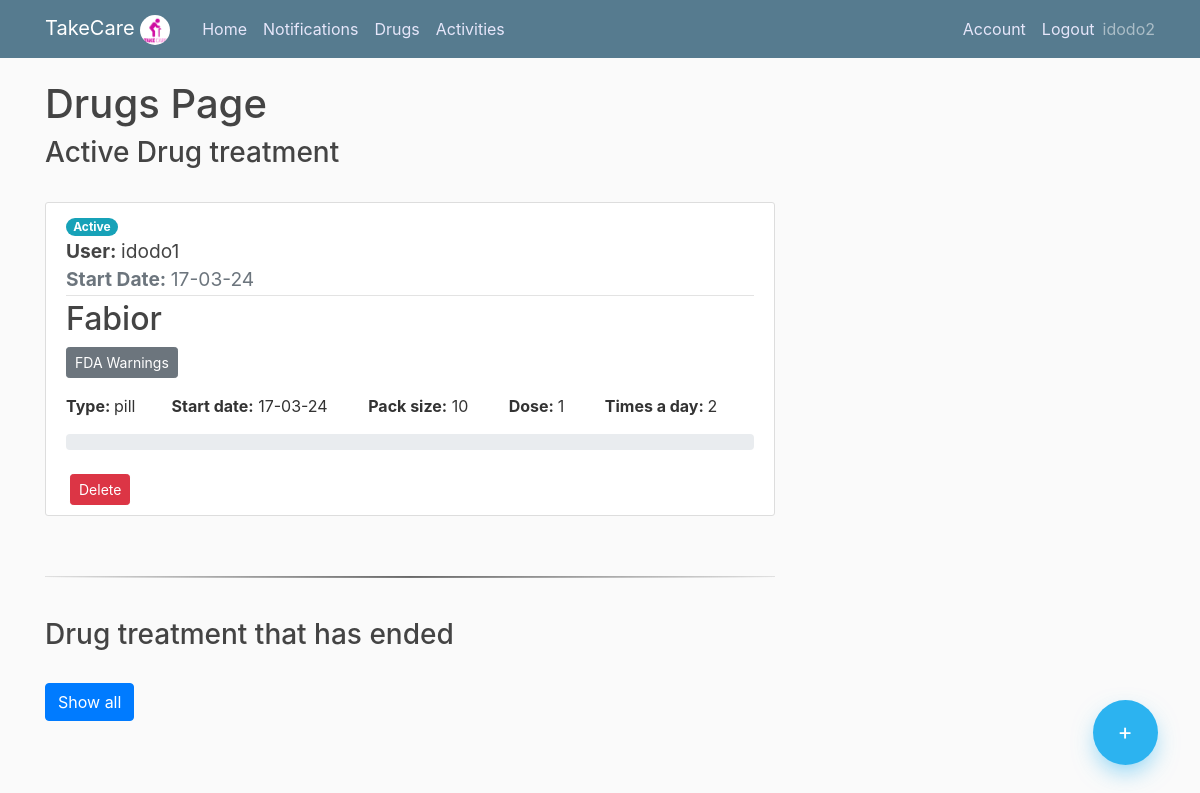
The app's page /drugs (signed in) with its own data.
### app/models.py (models this page shows, shortened)
class User(db.Model, UserMixin):
    id = db.Column(db.Integer, primary_key=True)
    username = db.Column(db.String(20), unique=True,nullable=False)
    email = db.Column(db.String(100), unique=True,nullable=False)
    image_file = db.Column(db.String(100),nullable=False,default='default.jpg')
    password= db.Column(db.String(60),nullable=False)
    ElderlyUser = db.relationship('Elderlyuser',backref='creator',lazy=True )
    Notifications = db.relationship('Notification',backref='creator',lazy=True )
    Drugs = db.relationship('Drug',backref='creator',lazy=True )

class Drug(db.Model):
    id = db.Column(db.Integer, primary_key=True)
    name = db.Column(db.String(150),nullable=False)
    type = db.Column(db.Text,nullable=False)
    dose = db.Column(db.Integer,nullable=False)
    timesaday = db.Column(db.Integer,nullable=False)
    taketime= db.Column(db.Time, nullable=False)
    gap = db.Column(db.Integer, nullable=False)
    packsize = db.Column(db.Integer,nullable=False)
    daystotake = db.Column(db.Integer,nullable=False)
    startdate = db.Column(db.Date,nullable=False)
    finish = db.Column(db.Boolean, nullable=False)
    user_id = db.Column(db.Integer, db.ForeignKey('user.id'), nullable=False)
    elderly_user_id = db.Column(db.Integer, db.ForeignKey('elderlyuser.id'), nullable=False)
    drugschedules = db.relationship("DrugSchedule", cascade="all, delete")
    warnings = db.Column(db.String)

class Elderlyuser(db.Model, UserMixin):
    id = db.Column(db.Integer, primary_key=True)
    username = db.Column(db.String(20), unique=True,nullable=False)
    password= db.Column(db.String(60),nullable=False)
    user_id = db.Column(db.Integer, db.ForeignKey('user.id'), nullable=False)

### app/routes.py (the view)
@app.route("/drugs")
@login_required
def drugs():
    if current_user.is_authenticated:
        drugs = Drug.query.filter_by(user_id=current_user.id).order_by(Drug.startdate.asc())
        drug_schedule = DrugSchedule.query.filter_by(user_id=current_user.id)
        eldelys = Elderlyuser.query.filter_by(user_id=current_user.id)
        eldelys_dict = {i.id: i.username for i in eldelys}
        return render_template("drugs.html",drugs=drugs,drug_schedule=drug_schedule, title="Drugs",eldelys_dict=eldelys_dict)
    else:
        return render_template("home.html")

### app/models.py (called while the page is built)
@login_manager.user_loader
def load_user(user_id):
    return User.query.get(int(user_id))

### app/templates/drugs.html (shortened to what this page needs)
{% extends "layout.html" %}
{% block content %}
    <h1>Drugs Page</h1>
    <div class="floating-container">
        <a class="floating-button" href="{{ url_for('add_drug')}}"> +</a>
    </div>
    {% if drugs.count() == 0  %}
        <h3>No drug alerts found</h3>
    {% else %}
        <h3>Active Drug treatment</h3>
        <br>
        {% for drug in drugs %}
             {% if not drug.finish %}
                {% set counter = namespace(count=0) %}
                {% set totalcounter = namespace(count=0) %}
                {% for reminder in drug_schedule %}
                    {% if reminder.drug_id == drug.id %}
                        {% set totalcounter.count = totalcounter.count + 1 %}
                        {% if reminder.took == 1 %}
                            {% set counter.count = counter.count + 1 %}
                        {% endif %}
                    {% endif %}
                {% endfor %}
                {% if totalcounter.count > 0 %}
                    {% set percentage = (counter.count / totalcounter.count * 100) | round %}
                {% else %}
                    {% set percentage = 0 %}
                {% endif %}
                <article class="media content-section">
                    <div class="media-body ">
                        <span class="badge badge-pill badge-info">Active</span>
                        <div class="article-title">
                            <big><strong>User: </strong> {{ eldelys_dict[drug.elderly_user_id] }}</big>
                        </div>
                        <div class="article-metadata">
                            <big class="text-muted"><strong>Start Date: </strong> {{ drug.startdate.strftime('%d-%m-%y') }} </big>
                        </div>
                        <h2>{{ drug.name }}</h2>
                        {% if drug.warnings != "" %}
                            <p>
                             <button class="btn btn-secondary btn-sm" data-toggle="collapse" href="#collapseExample{{drug.id}}" role="button" aria-expanded="false" aria-controls="collapseExample{{drug.id}}">
                                FDA Warnings
                             </button>
                            </p>
                        {% endif %}
                            <strong>Type: </strong> {{ drug.type }}&nbsp; &nbsp; &nbsp; &nbsp;
                            <strong>Start date:</strong> {{ drug.startdate.strftime('%d-%m-%y') }} &nbsp; &nbsp; &nbsp; &nbsp;
                            <strong>Pack size:</strong> {{ drug.packsize }} &nbsp; &nbsp; &nbsp; &nbsp;
                            <strong> Dose: </strong>{{ drug.dose }} &nbsp; &nbsp; &nbsp; &nbsp;
                            <strong>Times a day: </strong>{{ drug.timesaday }}
                        <div class="progress">
                        </div>
                        <br>
                        <button type="button" class="btn btn-danger btn-sm ml-1" data-toggle="modal" data-target="#deleteModal{{drug.id}}">
                            Delete
                        </button>
                    </div>
                </article>
            {% endif %}
        {% endfor %}
        <br>
        <hr class="hr" />
        <br>
        <h3>Drug treatment that has ended</h3>
        <p>
            <br>
          <a class="btn btn-primary" data-toggle="collapse" href="#multiCollapseExample1" role="button" aria-expanded="false" aria-controls="multiCollapseExample1">Show all</a>
        </p>
    {% endif %}
{% endblock content %}

### app/templates/layout.html (shortened to what this page needs)
<!DOCTYPE html>
<html>
<head>
    <link rel="stylesheet" href="https://maxcdn.bootstrapcdn.com/bootstrap/4.0.0/css/bootstrap.min.css">
    <link rel="stylesheet" href="https://cdn.jsdelivr.net/npm/bootstrap@4.5.3/dist/css/bootstrap.min.css">
    <link rel="stylesheet" type="text/css" href="{{ url_for('static', filename='main.css') }}">
</head>
<body>
    <header class="site-header">
      <nav class="navbar navbar-expand-md navbar-dark bg-steel fixed-top">
        <div class="container">
          <a class="navbar-brand mr-4" href="/">TakeCare   <img src="{{ url_for('static', filename='take_logo1.png') }}" alt="Take Care" width="30" height="30" style=" border-radius: 50%"></a>
          <div class="collapse navbar-collapse" id="navbarToggle">
            <div class="navbar-nav mr-auto">
              <a class="nav-item nav-link" href="{{url_for('home')}}">Home</a>
              <a class="nav-item nav-link" href="{{url_for('notification')}}">Notifications</a>
              <a class="nav-item nav-link" href="{{url_for('drugs')}}">Drugs</a>
              <a class="nav-item nav-link" href="{{url_for('activities')}}">Activities</a>
            </div>
            {% if not current_user.is_authenticated %}
            <div class="navbar-nav">
              <a class="nav-item nav-link" href="{{url_for('login')}}">Login</a>
              <a class="nav-item nav-link" href="{{url_for('register')}}">Register</a>
            </div>
            {% else %}
            <div class="navbar-nav">
              <a class="nav-item nav-link" href="{{url_for('account')}}">Account</a>
              <a class="nav-item nav-link" href="{{url_for('logout')}}">Logout</a>
              <sapn class="navbar-text">{{current_user.username}}</span>
            </div>
            {% endif %}
          </div>
        </div>
      </nav>
    </header>
    <main role="main" class="container">
      <div class="row">
        <div class="col-md-8">
          {% block content %} {% endblock %}
        </div>
    </main>
</body>
</html>

### app/static/main.css (style rules this page uses)
body { background: #fafafa; color: #333333; margin-top: 5rem; }
h1, h2, h3, h4, h5, h6 { color: #444444; }
.bg-steel { background-color:#567b8f; }
.site-header .navbar-nav .nav-link { color: rgb(230, 230, 250); }
.content-section { background: #ffffff; padding: 10px 20px; border: 1px solid #dddddd; border-radius: 3px; margin-bottom: 20px; }
.article-title { color: #444444; }
.article-metadata { padding-bottom: 1px; margin-bottom: 4px; border-bottom: 1px solid #e3e3e3 }
.floating-container { position: fixed; width: 100px; height: 100px; bottom: 0; right: 0; margin: 35px 25px; }
.floating-container .floating-button { position: absolute; width: 65px; height: 65px; background: #2cb3f0; bottom: 0; border-radius: 50%; left: 0; right: 0; margin: auto; color: white; line-height: 65px; text-align: center; font-size: 23px; z-index: 100; box-shadow: 0 10px 25px -5px rgba(44, 179, 240, 0.6); cursor: pointer; -webkit-transition: all 0.3s; transition: all 0.3s; }
hr { background: linear-gradient(90deg, rgba(250,250,250,1) 0%, rgba(116,116,116,1) 50%, rgba(250,250,250,1) 100%); height: 1px; }

### records on screen
User: username "idodo2"
Drug: startdate "17-03-24", name "Fabior", type "pill", packsize "10", dose "1", timesaday "2"
Elderlyuser: username "idodo1"
